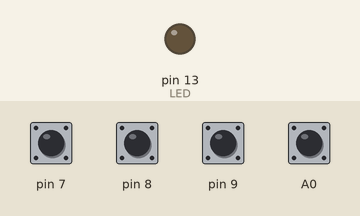
Simulated run of this sketch. Board: Arduino Uno, built with avr-gcc and run on an emulated ATmega328P. Parts: output pins drawn as LEDs (lit = HIGH). Inputs (shaded band) come from the test bench; at power-on: A0, pin 7–9 HIGH.

Above: at 1.2 s.
1.3 s: pin 8 pulled LOW for 0.15 s
At 2.0 s:
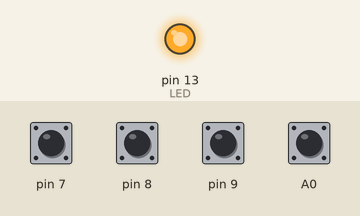
Timing chart, 0 to 4.3 s (numbered marks = the images above; inputs shaded):
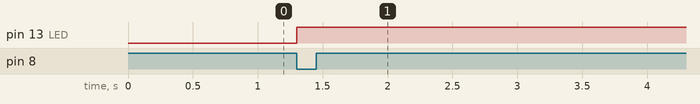

Measured:
- after the input at 1.3 s, pin 13 (LED): LOW → HIGH at once

The sketch:

PinChangeInterrupt.ino
```cpp
void pciSetup(byte pin)
{
    *digitalPinToPCMSK(pin) |= bit (digitalPinToPCMSKbit(pin));
    PCIFR  |= bit (digitalPinToPCICRbit(pin));
    PCICR  |= bit (digitalPinToPCICRbit(pin));
}

ISR (PCINT0_vect)
 {
     digitalWrite(13,HIGH);
 }


void setup() {
int i;

  for (i=0; i<=12; i++)
      digitalWrite(i,HIGH);

  for (i=A0; i<=A5; i++)
      digitalWrite(i,HIGH);

  pinMode(13,OUTPUT);  // LED

  pciSetup(7);
  pciSetup(8);
  pciSetup(9);
  pciSetup(A0);
}


void loop() {
  // Nothing needed
}
```
